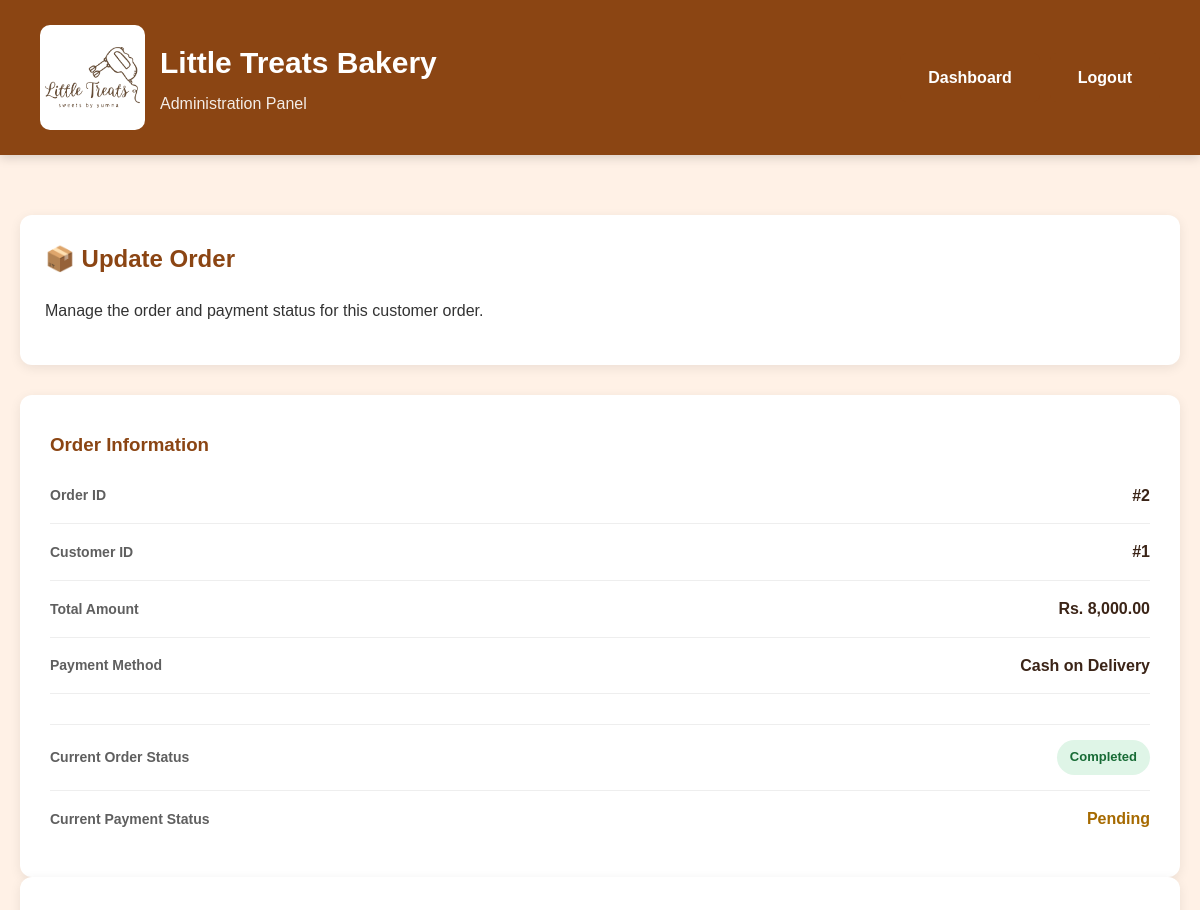
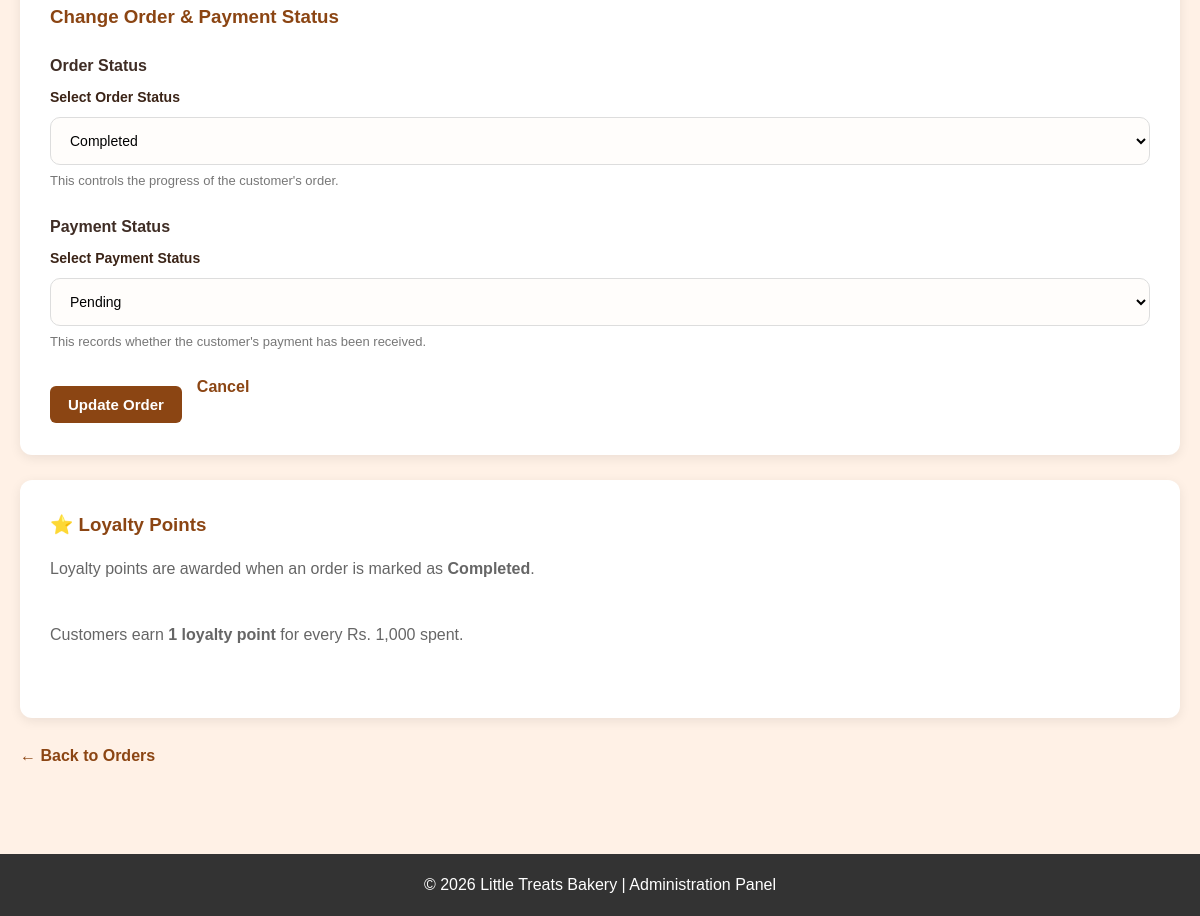
The app's page /admin/update_order_status.php?id=2 (signed in) with its own data (2 pictures, top to bottom).
### tables this page shows
CREATE TABLE `orders` (
  `order_id` int(11) NOT NULL,
  `user_id` int(11) DEFAULT NULL,
  `order_date` timestamp NOT NULL DEFAULT current_timestamp(),
  `total_amount` decimal(10,2) DEFAULT NULL,
  `status` varchar(50) DEFAULT 'Pending',
  `order_status` varchar(50) DEFAULT 'Pending',
  `created_at` timestamp NOT NULL DEFAULT current_timestamp(),
  `payment_method` varchar(50) NOT NULL DEFAULT 'Cash on Delivery',
  `payment_status` varchar(50) NOT NULL DEFAULT 'Pending'
);

### admin/update_order_status.php (the view, shortened to what this page needs)
<?php
require_once __DIR__ . "/admin_auth.php";
$order_id = isset($_GET["id"]) ? (int)$_GET["id"] : 0;
$sql = "SELECT *
        FROM orders
        WHERE order_id = ?";
$stmt = mysqli_prepare($conn, $sql);
mysqli_stmt_bind_param(
    $stmt,
    "i",
    $order_id
);
mysqli_stmt_execute($stmt);
$result = mysqli_stmt_get_result($stmt);
$order = mysqli_fetch_assoc($result);
$allowed_statuses = ORDER_STATUSES;
$allowed_payment_statuses = PAYMENT_STATUSES;
$status_class = strtolower(
    str_replace(
        " ",
        "-",
        $order["order_status"]
    )
);
$current_payment_status =
    $order["payment_status"] ?? "Pending";
$payment_status_class = strtolower(
    str_replace(
        " ",
        "-",
        $current_payment_status
    )
);
?>
<!DOCTYPE html>
<html lang="en">
<head>
    <link
        rel="stylesheet"
        href="../assets/css/style.css"
    >
</head>
<body>
<?php include __DIR__ . "/../includes/admin_header.php"; ?>
<main id="main-content" class="admin-container">
    <div class="admin-welcome">
        <h2>
            📦 Update Order
        </h2>
        <p>
            Manage the order and payment status for this customer order.
        </p>
    </div>
    <div class="admin-card">
        <h3>
            Order Information
        </h3>
        <div class="order-information">
            <div class="order-info-row">
                <span class="order-info-label">
                    Order ID
                </span>
                <strong>
                    #<?php echo $order_id; ?>
                </strong>
            </div>
            <div class="order-info-row">
                <span class="order-info-label">
                    Customer ID
                </span>
                <strong>
                    #<?php echo (int)$order["user_id"]; ?>
                </strong>
            </div>
            <div class="order-info-row">
                <span class="order-info-label">
                    Total Amount
                </span>
                <strong>
                    Rs.
                    <?php
                    echo number_format(
                        (float)$order["total_amount"],
                        2
                    );
                    ?>
                </strong>
            </div>
            <div class="order-info-row">
                <span class="order-info-label">
                    Payment Method
                </span>
                <strong class="payment-method-display">
                    <?php
                    echo htmlspecialchars(
                        $order["payment_method"] ?? "Not Selected"
                    );
                    ?>
                </strong>
            </div>
            <div class="order-info-row">
            </div>
            <div class="order-info-row">
                <span class="order-info-label">
                    Current Order Status
                </span>
                <span
                    class="order-status <?php echo htmlspecialchars($status_class); ?>"
                >
                    <?php
                    echo htmlspecialchars(
                        $order["order_status"]
                    );
                    ?>
                </span>
            </div>
            <div class="order-info-row">
                <span class="order-info-label">
                    Current Payment Status
                </span>
                <span
                    class="payment-status-display <?php echo htmlspecialchars($payment_status_class); ?>"
                >
                    <?php
                    echo htmlspecialchars(
                        $current_payment_status
                    );
                    ?>
                </span>
            </div>
        </div>
    </div>
    <div class="admin-card">
        <h3>
            Change Order & Payment Status
        </h3>
        <form
            method="POST"
            action=""
        >
            <div class="form-group status-section">
                <h4>
                    Order Status
                </h4>
                <label for="status">
                    Select Order Status
                </label>
                <select
                    id="status"
                    name="status"
                    required
                >
                    <?php foreach (
                        $allowed_statuses
                        as $allowed_status
                    ) { ?>
                        <option
                            value="<?php echo htmlspecialchars($allowed_status); ?>"
                            <?php
                            if (
                                $allowed_status ===
                                $order["order_status"]
                            ) {
                                echo "selected";
                            }
                            ?>
                        >
                            <?php
                            echo htmlspecialchars(
                                $allowed_status
                            );
                            ?>
                        </option>
                    <?php } ?>
                </select>
                <small class="status-help">
                    This controls the progress of the customer's order.
                </small>
            </div>
            <div class="form-group status-section">
                <h4>
                    Payment Status
                </h4>
                <label for="payment_status">
                    Select Payment Status
                </label>
                <select
                    id="payment_status"
                    name="payment_status"
                    required
                >
                    <?php foreach (
                        $allowed_payment_statuses
                        as $allowed_payment_status
                    ) { ?>
                        <option
                            value="<?php echo htmlspecialchars($allowed_payment_status); ?>"
                            <?php
                            if (
                                $allowed_payment_status ===
                                $current_payment_status
                            ) {
                                echo "selected";
                            }
                            ?>
                        >
                            <?php
                            echo htmlspecialchars(
                                $allowed_payment_status
                            );
                            ?>
                        </option>
                    <?php } ?>
                </select>
                <small class="status-help">
                    This records whether the customer's payment has been received.
                </small>
            </div>
            <div class="admin-form-actions">
                <button
                    type="submit"
                    class="admin-button"
                >
                    Update Order
                </button>
                <a
                    href="orders.php"
                    class="back-link"
                >
                    Cancel
                </a>
            </div>
        </form>
    </div>
    <div class="admin-card loyalty-info-card">
        <h3>
            ⭐ Loyalty Points
        </h3>
        <p>
            Loyalty points are awarded when an order
            is marked as <strong>Completed</strong>.
        </p>
        <p>
            Customers earn
            <strong>1 loyalty point</strong>
            for every Rs. <?php echo number_format(LOYALTY_RS_PER_POINT); ?> spent.
        </p>
    </div>
    <br>
    <a
        href="orders.php"
        class="back-link"
    >
        ← Back to Orders
    </a>
</main>
<footer class="admin-footer">
    <p>
        © 2026 Little Treats Bakery |
        Administration Panel
    </p>
</footer>
</body>
</html>

### admin/update_order_status.php (style rules this page uses)
.payment-status-display { font-weight: 600; }
.payment-status-display.pending { color: #a66a00; }
.payment-method-display { font-weight: 600; color: #4f3b32; }
.status-section { margin-bottom: 25px; }
.status-section h4 { margin-bottom: 8px; color: #3f2d25; }
.status-help { display: block; margin-top: 6px; font-size: 13px; color: #777; }

### records on screen
orders: user "1", total_amount "8,000.00", payment_method "Cash on Delivery", order_status "Completed", payment_status "Pending"

### other values on screen
$lt_admin_subtitle "Administration Panel"
$order_id "2"
LOYALTY_RS_PER_POINT "1,000"
form field status "Completed"
